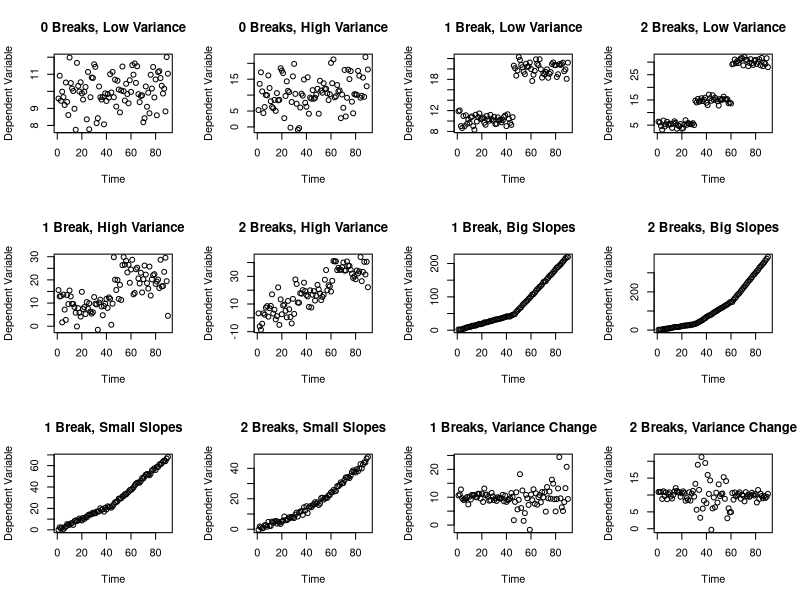

Here is the R script that generated this plot:
#creating data 
library("strucchange")
require(graphics)
time = 1:90


#----------------ZERO A---------------- (no breaks)
test_data_0_a = function(){
  data_0_a = rnorm(90, mean = 10, sd = 1)
  test_data_0_a = data.frame(time, data_0_a)
  return(test_data_0_a)
}

#----------------ZERO B---------------- (no breaks)
test_data_0_b = function(){
  data_0_b = rnorm(90, mean = 10, sd = 5)
  test_data_0_b = data.frame(time, data_0_b)
  return(test_data_0_b)
}

#----------------ONE---------------- (clean sd 1 break)
test_data_1 = function(){
  first = rnorm(45, mean = 10, sd = 1) 
  second = rnorm(45, mean = 20, sd = 1) 
  data_1 = c(first, second) 
  test_data_1 = data.frame(time, data_1)
  return(test_data_1)
}

#----------------TWO---------------- (clean sd 2 breaks)
test_data_2 = function(){
  first = rnorm(30, mean = 5, sd = 1) 
  second = rnorm(30, mean = 15, sd = 1) 
  third = rnorm(30, mean = 30, sd = 1) 
  data_2 = c(first, second, third) 
  test_data_2 = data.frame(time, data_2)
  return(test_data_2)
}

#----------------THREE---------------- (messy sd 1 break)
test_data_3 = function(){
  first = rnorm(45, mean = 10, sd = 5) 
  second = rnorm(45, mean = 20, sd = 5) 
  data_3 = c(first, second) 
  test_data_3 = data.frame(time, data_3)
  return(test_data_3)
}

#----------------FOUR---------------- (messy sd 2 breaks)
test_data_4 = function(){
  first = rnorm(30, mean = 5, sd = 6) 
  second = rnorm(30, mean = 20, sd = 6) 
  third = rnorm(30, mean = 35, sd = 6) 
  data_4 = c(first, second, third) 
  test_data_4 = data.frame(time, data_4) 
  return(test_data_4)
}

#----------------FIVE---------------- (slopes one and 4 )
test_data_5 = function(){
  first = c(1:45)
  second = c(seq(46, 224, by = 4))
  first = rnorm(length(first), mean=first, sd=1)
  second = rnorm(length(second), mean=second, sd=1)
  data_5 = c(first, second)
  test_data_5 = data.frame(time, data_5)
  return(test_data_5)
}

#----------------SIX---------------- (slopes, 1 ,4 ,and 8)
test_data_6 = function(){
  first = c(1:30)
  second = c(seq(31,148, by = 4))
  third = c(seq(149, 382, by = 8))
  first = rnorm(length(first), mean=first, sd=1)
  second = rnorm(length(second), mean=second, sd=1)
  third = rnorm(length(third), mean=third, sd=1)
  data_6 = c(first, second, third)
  test_data_6 = data.frame(time, data_6)
  return(test_data_6)
}

#----------------SEVEN----------------(one break with small slopes )
test_data_7 = function(){
  first = c(seq(1,23, by = .5))
  second = c(24:68)
  first = rnorm(length(first), mean=first, sd=1)
  second = rnorm(length(second), mean=second, sd=1)
  data_7 = c(first, second)
  test_data_7 = data.frame(time, data_7)
  return(test_data_7)
}

#----------------EIGHT----------------(two breaks small slopes)
test_data_8 = function(){
  first = c(seq(1,8.25, by = .25))
  second = c(seq(8.5,23, by = .5))
  third = c(seq(24, 46, by = .75))
  first = rnorm(length(first), mean=first, sd=1)
  second = rnorm(length(second), mean=second, sd=1)
  third = rnorm(length(third), mean=third, sd=1)
  data_8 = c(first, second, third)
  test_data_8 = data.frame(time, data_8)
  return(test_data_8)
}

#----------------Nine---------------- (one break, variance change )
test_data_9 = function(){
  first = rnorm(45, mean = 10, sd = 1)
  second = rnorm(45, mean = 10, sd = 5)
  data_9 = c(first, second)
  test_data_9 = data.frame(time, data_9)
  return(test_data_9)
}

#----------------Ten---------------- (Two breaks and high variance change)
test_data_10 = function(){
  first = rnorm(30, mean = 10, sd = 1)
  second = rnorm(30, mean = 10, sd = 5)
  third = rnorm(30, mean = 10, sd = 1)
  data_10 = c(first, second, third)
  test_data_10 = data.frame(time, data_10)
  return(test_data_10)
}


#----------------Eleven---------------- AR Simulation
test_data_11 = function(){
  first = arima.sim(model = list(ar = 0.1, order = c(1,0,0)), n = 45)
  second = arima.sim(model = list(ar = 0.9999, order = c(1,0,0)), n = 45)
  data_11 = c(second, first)
  test_data_11 = data.frame(time,data_11)
  return(test_data_11)
}


#------------------100---------------------(8 breaks with mean changes)
test_data_100 = function(){
  first = rnorm(100, mean = 5, sd = 1) 
  second = rnorm(100, mean = 10, sd = 1) 
  third = rnorm(100, mean = 15, sd = 1) 
  fourth= rnorm(100, mean = 10, sd = 1) 
  fifth = rnorm(100, mean = 5, sd = 1) 
  six = rnorm(100, mean = 10, sd = 1) 
  seven = rnorm(100, mean = 15, sd = 1) 
  eight = rnorm(100, mean = 10, sd = 1) 
  nine = rnorm(100, mean = 5, sd = 1) 
  time = c(1:900)
  data_100 = c(first, second, third, fourth, fifth, six, seven, eight, nine) 
  test_data_100 = data.frame(time, data_100)
  return(test_data_100)
}

#------------------200---------------------(8 breaks with variance changes)
test_data_200 = function(){
  first = rnorm(100, mean = 10, sd = 10) 
  second = rnorm(100, mean = 10, sd = 5) 
  third = rnorm(100, mean = 10, sd = 1) 
  fourth= rnorm(100, mean = 10, sd = 10) 
  fifth = rnorm(100, mean = 10, sd = 5) 
  six = rnorm(100, mean = 10, sd = 1) 
  seven = rnorm(100, mean = 10, sd = 10) 
  eight = rnorm(100, mean = 10, sd = 5) 
  nine = rnorm(100, mean = 10, sd = 1) 
  time = c(1:900)
  data_200 = c(first, second, third, fourth, fifth, six, seven, eight, nine) 
  test_data_200 = data.frame(time, data_200)
  return(test_data_200)
}

#------------------300---------------------(1 breaks with mean and 200 data points)
test_data_300 = function(){
  first = rnorm(100, mean = 10, sd = 5) 
  second = rnorm(100, mean = 20, sd = 5) 
  data_300 = c(first, second) 
  time = c(1:200)
  test_data_300 = data.frame(time, data_300)
  return(test_data_300)
}

#------------------44---------------------(2 breaks with mean changes and 300 data points )
test_data_44 = function(){
  first = rnorm(100, mean = 10, sd = 5) 
  second = rnorm(100, mean = 20, sd = 5) 
  third = rnorm(100, mean = 30, sd = 5) 
  data_44 = c(first, second,third) 
  time = c(1:300)
  test_data_44 = data.frame(time, data_44)
  return(test_data_44)
}




#----------------plots of 10 datasets---------------- 
par(mfrow=c(3,4))
plot(test_data_0_a(), main = "0 Breaks, Low Variance", xlab="Time", ylab="Dependent Variable")
plot(test_data_0_b(), main = "0 Breaks, High Variance", xlab="Time", ylab="Dependent Variable")
plot(test_data_1(), main = "1 Break, Low Variance", xlab="Time", ylab="Dependent Variable")
plot(test_data_2(), main = "2 Breaks, Low Variance", xlab="Time", ylab="Dependent Variable")
plot(test_data_3(), main = "1 Break, High Variance", xlab="Time", ylab="Dependent Variable")
plot(test_data_4(), main = "2 Breaks, High Variance", xlab="Time", ylab="Dependent Variable")
plot(test_data_5(), main = "1 Break, Big Slopes", xlab="Time", ylab="Dependent Variable")
plot(test_data_6(), main = "2 Breaks, Big Slopes", xlab="Time", ylab="Dependent Variable")
plot(test_data_7(), main = "1 Break, Small Slopes", xlab="Time", ylab="Dependent Variable")
plot(test_data_8(), main = "2 Breaks, Small Slopes", xlab="Time", ylab="Dependent Variable")
plot(test_data_9(), main = "1 Breaks, Variance Change", xlab="Time", ylab="Dependent Variable")
plot(test_data_10(), main = "2 Breaks, Variance Change", xlab="Time", ylab="Dependent Variable")
par(mfrow=c(1,1))


#-------------------plots of climate data ------------------
#plot(temp_data[,2]~temp_data[,1], main="Global Tempature Anomaly from 1880-2018", ylab="Anomaly in degree Celsius", xlab="Time (years)")
#lines(c(1880,2020), c(0,0))

#-------------------plots of pelican data-----------------------
#plot(pelican$Count_y,pelican$NumberByPartyHours, ylab="Individuals per Party Hour", xlab = "Years (Since 1900)", main= "Pacific Brown Pelican Population: 1939-2017", pch=20, col="brown")
